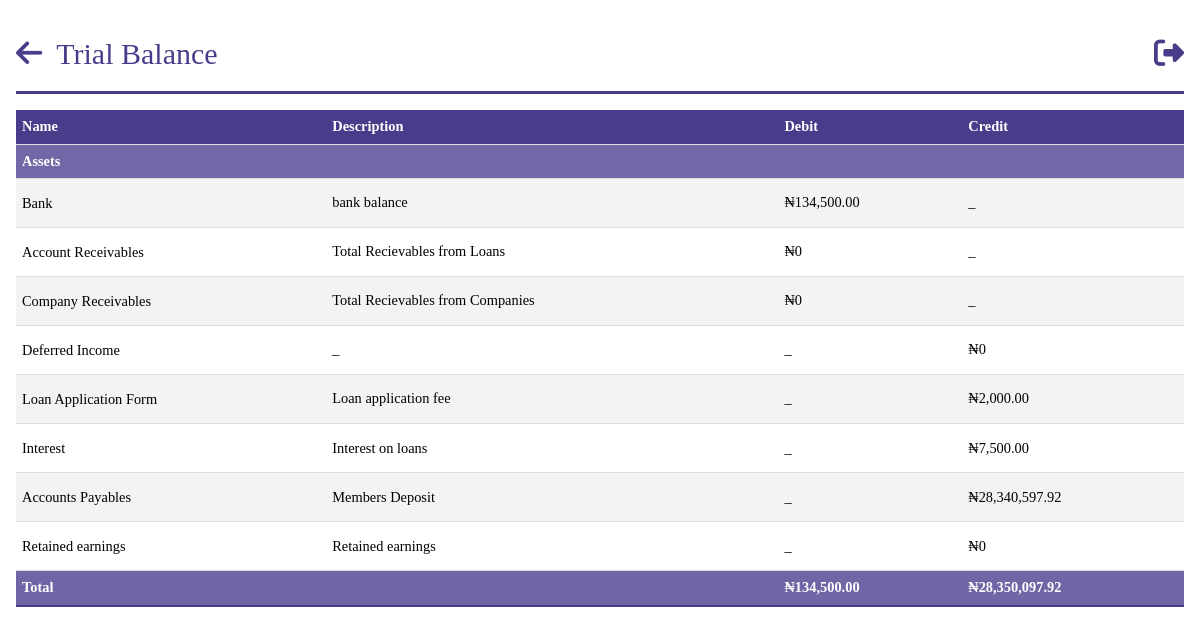
The app's page /trial_balance (signed in) with its own data.
### models.py (models this page shows, shortened)
class Income(db.Model):
    __tablename__ = "incomes"
    id = db.Column(db.Integer, primary_key=True)
    name = db.Column(db.String)
    description = db.Column(db.String, nullable=True)
    balance_bfd = db.Column(db.Float, default=0.0)
    balance = db.Column(db.Float, default=0.0)
    payments = db.relationship("IncomePayment", backref="income")

### app.py (the view)
@app.route("/trial_balance")
@login_required
@role_required(["Admin", "Secretary", "Sub-Admin"])
def trial_balance():
    cash_and_bank = query.get_cash_and_banks()
    accounts_receivable = query.get_accounts_receivable()
    company_receivable = query.get_company_receivables()
    total_investments = query.get_total_investment()
    total_liabilities = query.get_total_liabilities()
    net_income = query.get_net_income()
    accounts_payable = query.get_accounts_payable()
    fixed_assets = Asset.query.all()
    liabilities = Liability.query.all()
    incomes = Income.query.all()
    expenses = Expense.query.all()
    investments = Investment.query.all()
    total_fixed_assets = sum(a.balance for a in fixed_assets)
    total_assets = cash_and_bank + accounts_receivable+ company_receivable+ total_investments+ total_fixed_assets
    total_dr = total_assets
    total_cr = net_income+ accounts_payable+ total_liabilities
    context = {
        "assets": fixed_assets,
        "incomes": incomes,
        "expenses": expenses,
        "liabilities": liabilities,
        "investments": investments,
        "cash_and_bank": cash_and_bank,
        "accounts_receivable": accounts_receivable,
        "company_receivable": company_receivable,
        "net_income": net_income,
        "accounts_payable": accounts_payable,
        "accounts_payable": accounts_payable,
        "total_dr": total_dr,
        "total_cr": total_cr,
    }
    return render_template("query/trial-balance.html", **context)

### app.py (called while the page is built)
@login_manager.user_loader
def load_user(person_id):
    return Person.query.get(person_id)

def role_required(roles_required):
    def decorator(view_func):
        @wraps(view_func)
        def wrapper(*args, **kwargs):
            if not current_user.is_authenticated:
                flash("You must be logged in to access this page.", "error")
                return redirect(url_for("login"))
            user_role = current_user.role
            if user_role.name not in roles_required:
                flash("You don't have the required role to access this page.", "error")
                return redirect(
                    url_for("dashboard")
                )  # Change this to your desired redirect
            return view_func(*args, **kwargs)
        return wrapper
    return decorator

@app.before_request
def before_request():
    g.user = current_user

@app.template_filter("currency")
@login_required
def currency(value):
    modified_value = format_currency(value)  # Modify the value as needed
    return modified_value

### filters.py (called while the page is built)
def format_currency(
    value, currency_symbol="₦", decimal_separator=".", thousands_separator=","
):
    if value:
        if value < 0:
            formatted_value = f"-{currency_symbol}{abs(value):,.2f}"
        else:
            formatted_value = f"{currency_symbol}{value:,.2f}"
        formatted_value = formatted_value.replace(".", decimal_separator).replace(
            ",", thousands_separator
        )
    else:
        formatted_value = f"{currency_symbol}0"
    return formatted_value

### models.py (called while the page is built)
    @hybrid_property
    def total_balance(self):
        return self.available_balance + self.balance_withheld

### queries.py (called while the page is built)
    def get_net_income(self):
        income = Income.query.all()
        expense = Expense.query.all()
        net_income = sum([i.balance for i in income if i.balance]) - sum(
            [e.balance for e in expense if e.balance]
        )
        return net_income

    def get_cash_and_banks(self):
        bank = Bank.query.all()
        total = sum([b.new_balance for b in bank if b.new_balance])
        return total

    def get_accounts_receivable(self):
        persons = Person.query.all()
        total = sum([p.loan_balance for p in persons if p.loan_balance])
        return total

    def get_accounts_payable(self):
        persons = Person.query.all()
        total = sum([p.total_balance for p in persons if p.total_balance])
        return total

### templates/query/trial-balance.html (shortened to what this page needs)
{%extends 'base.html' %}
{% block header%}
Trial Balance
{% endblock  %}
{% block anchor%}
<a href="{{ url_for('queries') }}" id='arrow'><i class="fa-solid fa-arrow-left"></i></a>
{% endblock  %}
{%block content%}
<body id="person">
    <table class="tab-content">
        <tbody>
            <tr>
                <th>Name</th>
                <th>Description</th>
                <th>Debit</th>
                <th>Credit</th>
            </tr>
            <tr>
                <th colspan="5" class="total">Assets</th>
            </tr>
            <tr>
                <td><a href="{{ url_for('bank_report')}}">Bank</a></td>
                <td>bank balance</td>
                <td>{{ cash_and_bank | currency }}</td>
                <td> _ </td>
            <tr>
                <td><a href="{{url_for('get_loan')}}">Account Receivables</a></td>
                <td>Total Recievables from Loans</td>
                <td>{{ accounts_receivable | currency }}</td>
                <td>_</td>
            </tr>
            <tr>
                <td><a href="{{url_for('companies_report')}}">Company Receivables</a></td>
                <td>Total Recievables from Companies</td>
                <td> {{ company_receivable | currency }} </td>
                <td>_</td>
            </tr>
            <tr>
                <td><a href="">Deferred Income </a></td>
                <td>_</td>
                <td> _ </td>
                <td>{{ deferred_income | currency }}</td>
            </tr>
            {% for income in incomes %}
            <tr>
                <td><a href="{{url_for('ledger_report',ledger='income',ledger_id=income.id)}}">{{ income.name }}</a></td>
                <td>{{income.description}}</td>
                <td>_</td>
                <td>{{income.balance | currency}}</td>
            </tr>
            {% endfor %}
            <td><a href="{{url_for('get_payments')}}">Accounts Payables</a></td>
            <td>Members Deposit</td>
                <td> _ </td>
                <td>{{ accounts_payable | currency }}</td>
            </tr>
            <tr>
                <td><a href="">Retained earnings</a></td>
                <td>Retained earnings</td>
                <td> _ </td>
                <td>{{ deficit | currency }}</td>
            </tr>
            <tr>
                <th colspan="2" class="total">Total</th>
                <th colspan="1" class="total">{{total_dr | currency}}</th>
                <th colspan="1" class="total">{{total_cr | currency}}</th>
            </tr>
        </tbody>
    </table>
{%endblock%}

### static/css/style.css (style rules this page uses)
* { margin: 0; padding: 0; box-sizing: border-box; font-family:'Times New Roman', Times, serif; }
.index { background-color: #ffffff; margin: 0 auto; max-width: 80em; line-height: 1.5; padding: 1em 1em; }
.index a { color: #fff; line-height: 2.5; text-decoration: none; }
.index #nav a { font-size: 10px; }
.index #nav a { font-size: 30px; color: #483d8b; }
.index #nav #arrow i { color: #483d8b; margin-right: 10px; }
#person * { color: #000; max-width: 90em; margin: 0 auto; margin-bottom: 3px; }
#person .tab-content { width: 100%; border-collapse: collapse; font-size: 0.9em; min-width: 400px; }
#person .tab-content tr th { background-color: #483d8b; color: #fff; text-align: left; font-weight: bold; }
#person th, #person td { padding: 6px; text-align: left; border-bottom: 1px solid #ddd; }
#person .tab-content tbody tr:nth-of-type(odd) { background-color: #f3f3f3; }
#person .tab-content tbody tr:last-of-type { border-bottom: 2px solid #483d8b; }
#person .tab-content tr a { text-decoration: none; }
#person .tab-content .total { background: #524894d0; }

### records on screen
Income: name "Loan Application Form", description "Loan application fee", balance "₦2,000.00"
Income: name "Interest", description "Interest on loans", balance "₦7,500.00"

### other values on screen
{{ cash_and_bank | currency }} "₦134,500.00"
{{ accounts_receivable | currency }} "₦0"
{{ company_receivable | currency }} "₦0"
{{ deferred_income | currency }} "₦0"
{{ accounts_payable | currency }} "₦28,340,597.92"
{{ deficit | currency }} "₦0"
{{ total_dr | currency }} "₦134,500.00"
{{ total_cr | currency }} "₦28,350,097.92"
